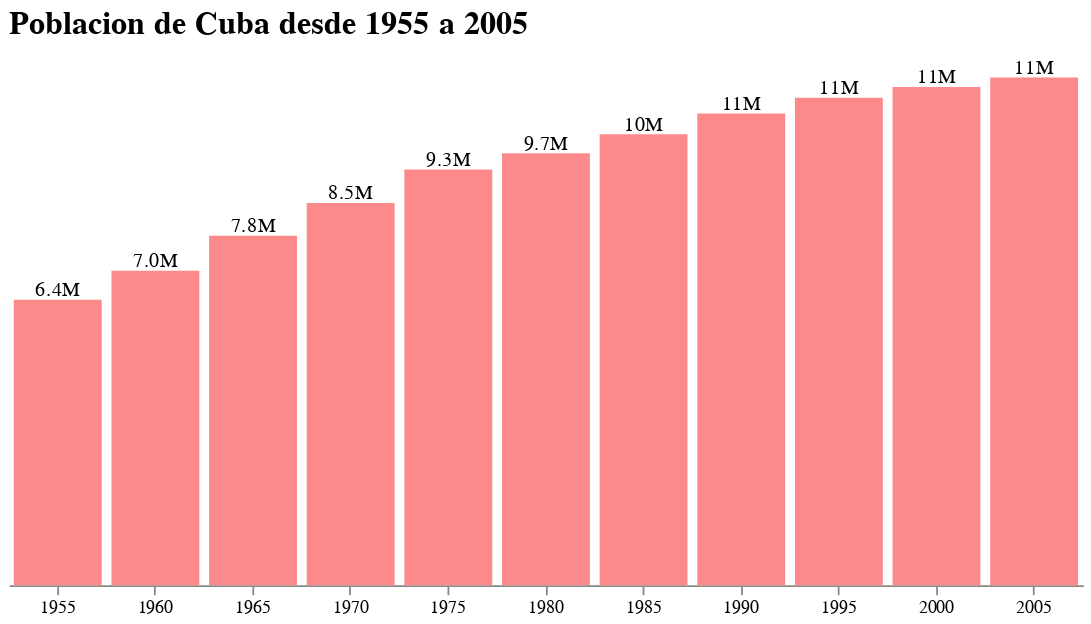

Source (notebook cell):
### Code cell
chart_final.properties(
    title = f"Poblacion de {pais} desde 1955 a 2005",
    width = 600,
).configure_title(
    fontSize = 18,
    anchor = 'start'
).configure_view(
    strokeWidth = 0
)

### Figure 1 — Vega-Lite specification as saved in the notebook (floating-point values rounded to 4 significant figures)
{"config": {"view": {"continuousWidth": 400, "continuousHeight": 300, "strokeWidth": 0}, "title": {"anchor": "start", "fontSize": 18}}, "layer": [{"mark": {"type": "bar", "color": "#FD8A8A"}, "encoding": {"tooltip": {"field": "pop", "type": "quantitative"}, "x": {"axis": {"labelAngle": 0}, "field": "year", "title": "", "type": "ordinal"}, "y": {"axis": {"domain": false, "format": ".2s", "grid": false, "labels": false, "ticks": false}, "field": "pop", "title": "", "type": "quantitative"}}, "title": "Poblacion de Cuba de 1955 a 2005", "width": 600}, {"mark": {"type": "text", "dy": -5}, "encoding": {"text": {"field": "pop", "format": ".2s", "type": "quantitative"}, "tooltip": {"field": "pop", "type": "quantitative"}, "x": {"axis": {"labelAngle": 0}, "field": "year", "title": "", "type": "ordinal"}, "y": {"axis": {"domain": false, "format": ".2s", "grid": false, "labels": false, "ticks": false}, "field": "pop", "title": "", "type": "quantitative"}}, "title": "Poblacion de Cuba de 1955 a 2005", "width": 600}], "data": {"name": "data-7eae0e229dbcbec0824cda5b85200156"}, "title": "Poblacion de Cuba desde 1955 a 2005", "width": 600, "$schema": "https://vega.github.io/schema/vega-lite/v4.17.0.json", "datasets": {"data-7eae0e229dbcbec0824cda5b85200156": [{"year": 1955, "country": "Cuba", "cluster": 3, "pop": 6381106, "life_expect": 62.33, "fertility": 3.7}, {"year": 1960, "country": "Cuba", "cluster": 3, "pop": 7027210, "life_expect": 65.25, "fertility": 4.681}, {"year": 1965, "country": "Cuba", "cluster": 3, "pop": 7809916, "life_expect": 68.29, "fertility": 4.3}, {"year": 1970, "country": "Cuba", "cluster": 3, "pop": 8542746, "life_expect": 70.72, "fertility": 3.6}, {"year": 1975, "country": "Cuba", "cluster": 3, "pop": 9290074, "life_expect": 72.65, "fertility": 2.15}, {"year": 1980, "country": "Cuba", "cluster": 3, "pop": 9652975, "life_expect": 73.72, "fertility": 1.849}, {"year": 1985, "country": "Cuba", "cluster": 3, "pop": 10078658, "life_expect": 74.17, "fertility": 1.849}, {"year": 1990, "country": "Cuba", "cluster": 3, "pop": 10544793, "life_expect": 74.41, "fertility": 1.651}, {"year": 1995, "country": "Cuba", "cluster": 3, "pop": 10896802, "life_expect": 76.15, "fertility": 1.61}, {"year": 2000, "country": "Cuba", "cluster": 3, "pop": 11134273, "life_expect": 77.16, "fertility": 1.63}, {"year": 2005, "country": "Cuba", "cluster": 3, "pop": 11346670, "life_expect": 78.27, "fertility": 1.49}]}}
